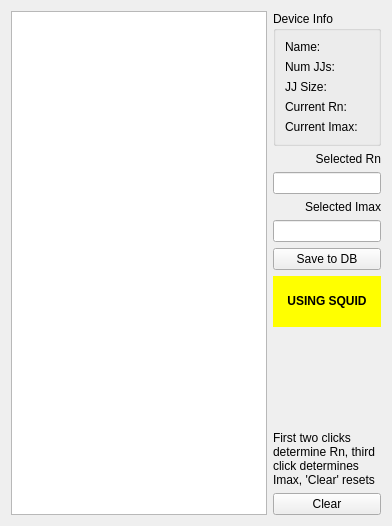
        <widget class="QWidget" name="fix_rn">
         <attribute name="title">
          <string>Fix Rn</string>
         </attribute>
         <layout class="QGridLayout" name="gridLayout_6">
          <item row="0" column="0">
           <widget class="PlotWidget" name="graphicsView_Rn"/>
          </item>
          <item row="0" column="1">
           <layout class="QVBoxLayout" name="verticalLayout_3">
            <item>
             <widget class="QGroupBox" name="groupBox">
              <property name="title">
               <string>Device Info</string>
              </property>
              <layout class="QVBoxLayout" name="verticalLayout_5">
               <item>
                <widget class="QLabel" name="nameLabel">
                 <property name="text">
                  <string>Name:</string>
                 </property>
                </widget>
               </item>
               <item>
                <widget class="QLabel" name="numLabel">
                 <property name="text">
                  <string>Num JJs:</string>
                 </property>
                </widget>
               </item>
               <item>
                <widget class="QLabel" name="sizeLabel">
                 <property name="text">
                  <string>JJ Size:</string>
                 </property>
                </widget>
               </item>
               <item>
                <widget class="QLabel" name="current_Rn">
                 <property name="text">
                  <string>Current Rn:</string>
                 </property>
                </widget>
               </item>
               <item>
                <widget class="QLabel" name="current_Imax">
                 <property name="text">
                  <string>Current Imax:</string>
                 </property>
                </widget>
               </item>
              </layout>
             </widget>
            </item>
            <item>
             <widget class="QLabel" name="label_3">
              <property name="text">
               <string>Selected Rn</string>
              </property>
              <property name="alignment">
               <set>Qt::AlignRight|Qt::AlignTrailing|Qt::AlignVCenter</set>
              </property>
             </widget>
            </item>
            <item>
             <widget class="QLineEdit" name="rnEdit">
              <property name="sizePolicy">
               <sizepolicy hsizetype="Minimum" vsizetype="Fixed">
                <horstretch>0</horstretch>
                <verstretch>0</verstretch>
               </sizepolicy>
              </property>
              <property name="text">
               <string/>
              </property>
              <property name="readOnly">
               <bool>true</bool>
              </property>
             </widget>
            </item>
            <item>
             <widget class="QLabel" name="label_4">
              <property name="text">
               <string>Selected Imax</string>
              </property>
              <property name="alignment">
               <set>Qt::AlignRight|Qt::AlignTrailing|Qt::AlignVCenter</set>
              </property>
             </widget>
            </item>
            <item>
             <widget class="QLineEdit" name="imaxEdit">
              <property name="sizePolicy">
               <sizepolicy hsizetype="Minimum" vsizetype="Fixed">
                <horstretch>0</horstretch>
                <verstretch>0</verstretch>
               </sizepolicy>
              </property>
              <property name="readOnly">
               <bool>true</bool>
              </property>
             </widget>
            </item>
            <item>
             <widget class="QPushButton" name="saveRnButton">
              <property name="enabled">
               <bool>true</bool>
              </property>
              <property name="text">
               <string>Save to DB</string>
              </property>
              <property name="checkable">
               <bool>false</bool>
              </property>
             </widget>
            </item>
            <item>
             <widget class="QLabel" name="SQUIDWARNING">
              <property name="minimumSize">
               <size>
                <width>0</width>
                <height>51</height>
               </size>
              </property>
              <property name="font">
               <font>
                <weight>75</weight>
                <bold>true</bold>
               </font>
              </property>
              <property name="styleSheet">
               <string notr="true">color: rgb(0, 0, 0); background: rgb(255, 255, 0); font-style: bold</string>
              </property>
              <property name="text">
               <string>&lt;html&gt;&lt;head/&gt;&lt;body&gt;&lt;p align=&quot;center&quot;&gt;USING SQUID&lt;/p&gt;&lt;/body&gt;&lt;/html&gt;</string>
              </property>
             </widget>
            </item>
            <item>
             <spacer name="verticalSpacer">
              <property name="orientation">
               <enum>Qt::Vertical</enum>
              </property>
              <property name="sizeHint" stdset="0">
               <size>
                <width>20</width>
                <height>30</height>
               </size>
              </property>
             </spacer>
            </item>
            <item>
             <widget class="QLabel" name="label_5">
              <property name="sizePolicy">
               <sizepolicy hsizetype="Minimum" vsizetype="Minimum">
                <horstretch>0</horstretch>
                <verstretch>0</verstretch>
               </sizepolicy>
              </property>
              <property name="minimumSize">
               <size>
                <width>20</width>
                <height>0</height>
               </size>
              </property>
              <property name="text">
               <string>First two clicks determine Rn, third click determines Imax, 'Clear' resets</string>
              </property>
              <property name="wordWrap">
               <bool>true</bool>
              </property>
             </widget>
            </item>
            <item>
             <widget class="QPushButton" name="clearRnButton">
              <property name="text">
               <string>Clear</string>
              </property>
             </widget>
            </item>
           </layout>
          </item>
         </layout>
        </widget>
